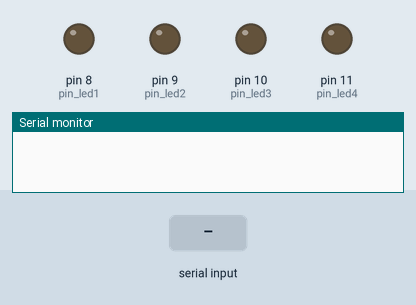
Bench run of a sketch on a simulated Arduino Uno, built with avr-gcc and run on an emulated ATmega328P. On the bench: output pins drawn as LEDs (lit = HIGH), the last lines printed to the serial monitor. The inputs (shaded band) are chosen by the test bench.

Above: at 1.2 s.
1.3 s: "1" received over Serial
At 2.1 s:
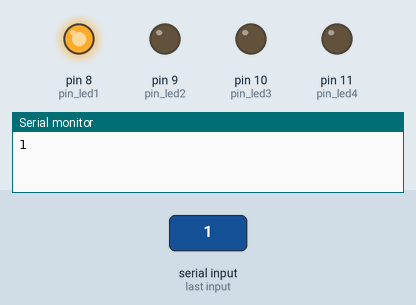
Timing chart, 0 to 4.3 s (numbered marks = the images above; inputs shaded):
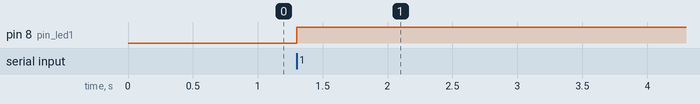

The sketch:

ligamento_por_comando.ino
```cpp
#define pin_led1 8           //pino 8 se chama pin_led1
#define pin_led2 9           //pino 9 se chama pin_led2
#define pin_led3 10          //pino 10 se chama pin_led3
#define pin_led4 11          //pino 11 se chama pin_led4
#define pin_botao 2


void setup() {
  Serial.begin(9600);
  pinMode(pin_led1, OUTPUT);        //definir o pin_led1 como output
  pinMode(pin_led2, OUTPUT);        //definir o pin_led2 como output
  pinMode(pin_led3, OUTPUT);        //definir o pin_led3 como output
  pinMode(pin_led4, OUTPUT);        //definir o pin_led4 como output
  pinMode(pin_botao, INPUT);        //definir pin_botao como input


}

void loop() {
    if (Serial.available() == 1) {
    char i = Serial.read();
    Serial.print(i);
    if (i == '1') {
    digitalWrite(pin_led1, HIGH);
  }
    if (i == "2") {
    digitalWrite(pin_led2, HIGH);
  }
    if (i == "3") {
    digitalWrite(pin_led3, HIGH);
  }
    if (i == "4") {
    digitalWrite(pin_led4, HIGH);
  }
    if (i == "5") {
    digitalWrite(pin_led1, LOW);
  }
      if (i == "6") {
    digitalWrite(pin_led2, LOW);
  }
      if (i == "7") {
    digitalWrite(pin_led3, LOW);
  }
      if (i == "8") {
    digitalWrite(pin_led4, LOW);
  }
      if (i == "9") {
    digitalWrite(pin_led1, HIGH);
    digitalWrite(pin_led2, HIGH);
    digitalWrite(pin_led3, HIGH);
    digitalWrite(pin_led4, HIGH);
  }
      if (i == "0"){
    digitalWrite(pin_led1, LOW);
    digitalWrite(pin_led2, LOW);
    digitalWrite(pin_led3, LOW);
    digitalWrite(pin_led4, LOW);
  }
  }

}
```

Measured:
- after the input at 1.3 s, pin 8 (pin_led1): LOW → HIGH at once
